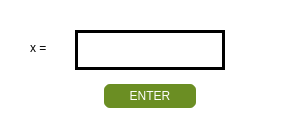
<?xml version="1.0" encoding="UTF-8"?>
<ui version="4.0">
 <class>DialogX</class>
 <widget class="QDialog" name="DialogX">
  <property name="geometry">
   <rect>
    <x>0</x>
    <y>0</y>
    <width>300</width>
    <height>130</height>
   </rect>
  </property>
  <property name="windowTitle">
   <string>Dialog</string>
  </property>
  <property name="styleSheet">
   <string notr="true">background-color: rgb(255, 255, 255);</string>
  </property>
  <widget class="QLineEdit" name="x_edit">
   <property name="geometry">
    <rect>
     <x>75</x>
     <y>30</y>
     <width>150</width>
     <height>40</height>
    </rect>
   </property>
   <property name="styleSheet">
    <string notr="true">QLineEdit {
border-style: solid;
border-width: 3px;
border-color: rgb(0, 0, 0);
color: rgb(0, 0, 0);
font: 16pt &quot;Monaco&quot;;
}</string>
   </property>
  </widget>
  <widget class="QPushButton" name="enter_button">
   <property name="geometry">
    <rect>
     <x>100</x>
     <y>80</y>
     <width>100</width>
     <height>32</height>
    </rect>
   </property>
   <property name="styleSheet">
    <string notr="true">QPushButton {
	text-align: center;
	font: 20pt &quot;Monaco&quot;;
    background-color: rgb(107, 142, 35);
	color:  rgb(255, 255, 255);
	border-style: solid;
	border-color: rgb(255, 255, 255);
	border-width: 4px;
	border-radius: 10px;
}

QPushButton:pressed {
    background-color:  rgb(85, 107, 47);
}</string>
   </property>
   <property name="text">
    <string>ENTER</string>
   </property>
  </widget>
  <widget class="QLabel" name="label">
   <property name="geometry">
    <rect>
     <x>30</x>
     <y>40</y>
     <width>31</width>
     <height>16</height>
    </rect>
   </property>
   <property name="styleSheet">
    <string notr="true">QLabel {
border-color: rgb(0, 0, 0);
color: rgb(0, 0, 0);
font: 16pt &quot;Monaco&quot;;
}</string>
   </property>
   <property name="text">
    <string>x = </string>
   </property>
  </widget>
 </widget>
 <resources/>
 <connections/>
</ui>
